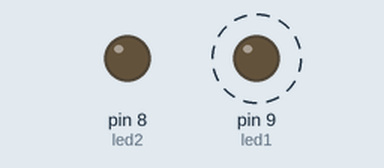
Recording of a sketch running on a simulated Arduino Uno, built with avr-gcc and run on an emulated ATmega328P. On the bench: output pins drawn as LEDs (lit = HIGH). Dashed ring = blinking. The local clock reads 2024-03-15 10:24:30 at power-on unless the sketch sets it; storage starts empty; what the sketch prints to the serial monitor is not drawn.

Above: at 0.5 s.
At 3.5 s:
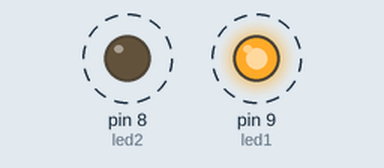
Timing chart, 0 to 4.7 s (numbered marks = the images above):
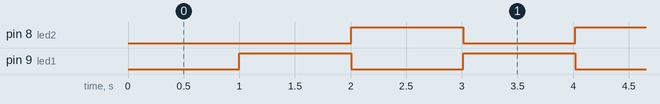

The sketch:

RTC_SD_U2.ino
```cpp
//Using Arduino Uno R3 ATmega328p
//Using DS3231 RTC
//Using MicroSD
//Using SimpleTimer Library
#include <SimpleTimer.h>
#include <DS3231.h>
#include <SPI.h>
#include <SD.h>
SimpleTimer timer;
DS3231  rtc(SDA, SCL);//(SD A4)(SC A5)//
File myFile;
int led1 = 9;
int led2 = 8;
String hari,tanggal,waktu;
void setup() {
  // put your setup code here, to run once:
timer.setInterval(1000L, real_time);
Serial.begin(9600);
rtc.begin();
pinMode (led1, OUTPUT);
pinMode (led2, OUTPUT);
Serial.println();
Serial.println("Buka file di kartu microSD");
if (!SD.begin(4))//int adalah untuk pin chip MikroSD//
{
 Serial.println("Timer_Not_Starting");
 return;
}
Serial.println("Sukses microSD!");
myFile = SD.open("Output.txt", FILE_WRITE);
myFile.println("Timer_Start");
}

void real_time()
{
  if (myFile)
  {
  digitalWrite(led1, HIGH);
  digitalWrite(led2, LOW);
  hari = rtc.getDOWStr();
  myFile.print(hari);
  tanggal = rtc.getDateStr();
  myFile.print(" ");
  myFile.print(tanggal);
  myFile.print(" -- ");
  waktu = rtc.getTimeStr();
  myFile.println(waktu);
  delay(1000);

  digitalWrite(led1, LOW);
  digitalWrite(led2, HIGH);
  hari = rtc.getDOWStr();
  myFile.print(hari);
  tanggal = rtc.getDateStr();
  myFile.print(" ");
  myFile.print(tanggal);
  myFile.print(" -- ");
  waktu = rtc.getTimeStr();
  myFile.println(waktu);
  delay(1000);
  }
  else
  {
    Serial.println("No_Device");
  }
}

void loop() {
  // put your main code here, to run repeatedly:
timer.run();
}
```

Measured:
- by itself, pin 8 (led2), pin 9 (led1): alternates HIGH for 1.0 s and LOW for 1.0 s
